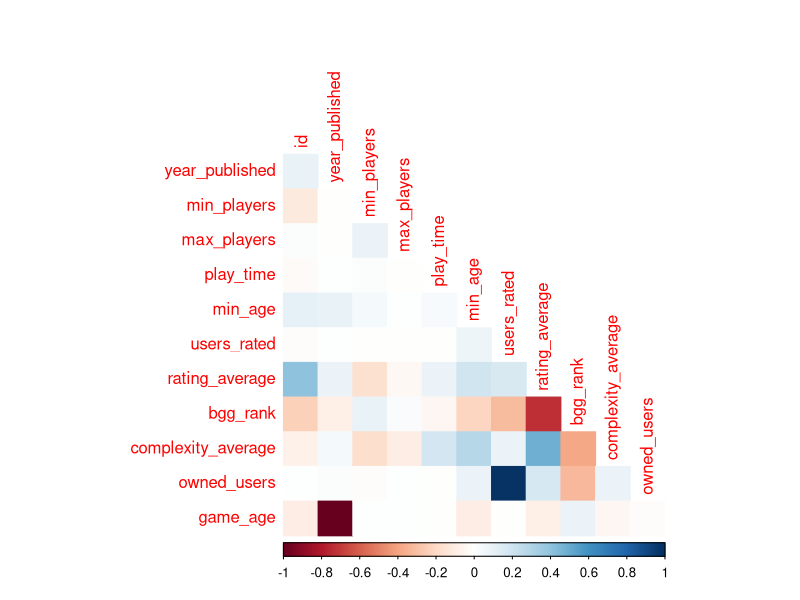

R code for this plot:
#data exploration

#packages
library(dplyr)
library(tidyselect)
library(corrplot)
library(ggplot2)
library(GGally)
library(caret)

#reading in data
setwd("C:\\Users\\kashyap\\Desktop\\PSTAT-231\\Final project\\data\\processed")
df_comp <- read.csv("cleaned.csv")

#heatmap
df_numeric <- select_if(df_comp, is.numeric)
df_numeric %>%
  cor() %>%
  corrplot(type = "lower", diag = F, method = "color")

#dropping owned users
df_comp <- subset(df_comp, select=-owned_users)


###OHE
# one hot encode the domains and mechanics columns
# Step 1: Convert strings to lists
convert_str_to_list <- function(x){
  c(strsplit(x, ", "))
}
df_comp$mechanics <- lapply(df_comp$mechanics, convert_str_to_list)
df_comp$domains <- lapply(df_comp$domains, convert_str_to_list)

# Step 2: Get all unique values
unique_mechanics = c()
for (row in 1:nrow(df_comp)) {
  unique_mechanics = union(unique_mechanics,unlist(df_comp[row, "mechanics"]))
}

unique_domains = c()
for (row in 1:nrow(df_comp)) {
  unique_domains = union(unique_domains,unlist(df_comp[row, "domains"]))
}

# Step 3: Create dummy columns
prep_column_name <- function(x){
  paste0("Domain ", x)
}
unique_domain_cols <- lapply(unique_domains, prep_column_name)
prep_column_name <- function(x){
  paste0("Mechanic ", x)
}
unique_mechanic_cols <- lapply(unique_mechanics, prep_column_name)

df_comp[unlist(unique_domain_cols)] <- 0
df_comp[unlist(unique_mechanic_cols)] <- 0

# Step 4: Populate dummy columns
for (row in 1:nrow(df_comp)) {
  dom_vec = unlist(df_comp[row, "domains"])
  for (dom_idx in 1:length(dom_vec)){
    dom_col = paste0("Domain ", dom_vec[dom_idx])
    df_comp[row, dom_col] = 1
  }

  mech_vec = unlist(df_comp[row, "mechanics"])
  for (mech_idx in 1:length(mech_vec)){
    mech_col = paste0("Mechanic ", mech_vec[mech_idx])
    df_comp[row, mech_col] = 1
  }
}

# Step 5: Drop one column to avoid dummy variable trap
# Drop the least populated column in each
min_sum_mech = nrow(df_comp)
min_idx_mech = 0
for (col_idx in 1:length(unique_mechanic_cols)){
  sum_ = sum(df_comp[, unique_mechanic_cols[col_idx][[1]]])
  if (sum_<min_sum_mech){
    min_idx_mech = col_idx
    min_sum_mech = sum_
  }
}

min_sum_dom = nrow(df_comp)
min_idx_dom = 0
for (col_idx in 1:length(unique_domain_cols)){
  sum_ = sum(df_comp[, unique_domain_cols[col_idx][[1]]])
  if (sum_<min_sum_dom){
    min_idx_dom = col_idx
    min_sum_dom = sum_
  }
}

drop <- c(unique_domain_cols[min_idx_dom][[1]],unique_mechanic_cols[min_idx_mech][[1]])
df_final = df_comp[,!(names(df_comp) %in% drop)]
#dummy variables

